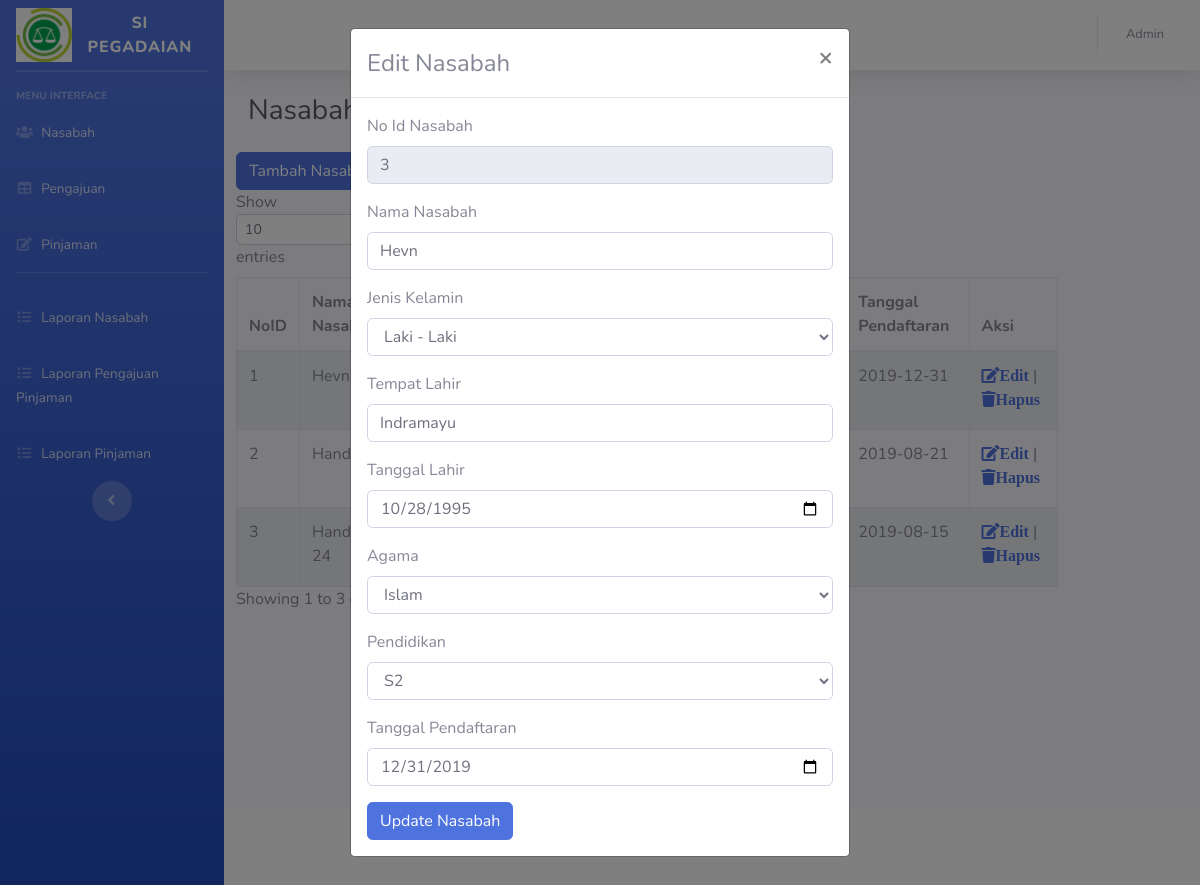
Page /admin/nasabah.php?func=editNasabah&tabel=nasabah&key=noidnasabah&noidnasabah=3 on the committed database.
### tables this page shows
CREATE TABLE `nasabah` (
  `noidnasabah` varchar(21) NOT NULL,
  `namanasabah` varchar(35) NOT NULL,
  `jeniskelaminnasabah` varchar(11) NOT NULL,
  `tempatlahirnasabah` varchar(35) NOT NULL,
  `tanggallahirnasabah` date NOT NULL,
  `agamanasabah` varchar(7) NOT NULL,
  `pendidikannasabah` varchar(7) NOT NULL,
  `tanggalpendaftaran` date NOT NULL
);

### function.php (called while the page is built, shortened)
<?php
function tampilData($tabel, $key = null){
    if (!$key == null) {
        $query = "SELECT *, sum($key) as total FROM $tabel";
        $mysqli = Database::getInstance()->getConnection();
        $result = $mysqli->query($query);
        while($d=mysqli_fetch_array($result)){
            $data[] =$d;
        }
    }else{
        $query = "SELECT * FROM $tabel";
        $mysqli = Database::getInstance()->getConnection();
        $result = $mysqli->query($query);
        while($d=mysqli_fetch_array($result)){
            $data[] =$d;
        }
    }
    return $data ?? '';
}
function ambilData($tabel,$key,$id){
    $query = "SELECT * FROM $tabel where $key = '$id'";
    $mysqli = Database::getInstance()->getConnection();
    $result = $mysqli->query($query);
    while($d=mysqli_fetch_array($result)){
        $data[] =$d;
    }
    return $data ?? '';
}
function cekData($tabel){
    $query = "SELECT * FROM $tabel";
    $mysqli = Database::getInstance()->getConnection();
    $result = $mysqli->query($query);
    if ($result->num_rows == 0) {
        return true;
    }else {
        return false;
    }
}
?>

### admin/nasabah.php (the view, shortened to what this page needs)
<?php
include '../function.php';
?>
<!DOCTYPE html>
<html lang="en">
<head>
  <link href="../assets/css/all.min.css" rel="stylesheet" type="text/css">
  <link href="../assets/css/sb-admin-2.min.css" rel="stylesheet">
</head>
<body id="page-top">
  <div id="wrapper">
    <ul class="navbar-nav bg-gradient-primary sidebar sidebar-dark accordion" id="accordionSidebar">
      <a class="sidebar-brand d-flex align-items-center justify-content-center" href="index.php">
        <div class="sidebar-brand-icon ">
          <img src="img/pegadaian.png" class="img-fluid ${3|rounded-top,rounded-right,rounded-bottom,rounded-left,rounded-circle,|}" alt="">
        </div>
        <div class="sidebar-brand-text mx-3">SI Pegadaian</div>
      </a>
      <hr class="sidebar-divider my-0">
      <hr class="sidebar-divider">
      <div class="sidebar-heading">
        Menu Interface
      </div>
      <li class="nav-item">
        <a class="nav-link" href="controller.php?hal=nasabah">
          <i class="fas fa-fw fa-users"></i>
          <span>Nasabah</span></a>
      </li>
      <li class="nav-item">
        <a class="nav-link" href="controller.php?hal=pengajuan_pinjaman">
          <i class="fas fa-fw fa-table"></i>
          <span>Pengajuan</span></a>
      </li>
      <li class="nav-item">
        <a class="nav-link" href="controller.php?hal=pinjaman">
          <i class="fas fa-fw fa-edit"></i>
          <span>Pinjaman</span></a>
      </li>
      <hr class="sidebar-divider d-none d-md-block">
      <li class="nav-item">
        <a class="nav-link" href="controller.php?hal=laporan_nasabah" target="_blank">
          <i class="fas fa-fw fa-list"></i>
          <span>Laporan Nasabah</span></a>
      </li>
      <li class="nav-item">
        <a class="nav-link" href="controller.php?hal=laporan_pengajuan_pinjaman" target="_blank">
          <i class="fas fa-fw fa-list"></i>
          <span>Laporan Pengajuan Pinjaman</span></a>
      </li>
      <li class="nav-item">
        <a class="nav-link" href="controller.php?hal=laporan_pinjaman" target="_blank">
          <i class="fas fa-fw fa-list"></i>
          <span>Laporan Pinjaman</span></a>
      </li>
      <div class="text-center d-none d-md-inline">
        <button class="rounded-circle border-0" id="sidebarToggle"></button>
      </div>
    </ul>
    <div id="content-wrapper" class="d-flex flex-column">
      <div id="content">
        <nav class="navbar navbar-expand navbar-light bg-white topbar mb-4 static-top shadow">
          <ul class="navbar-nav ml-auto">
            <li class="nav-item dropdown no-arrow">
              <a class="nav-link dropdown-toggle" href="#" id="userDropdown" role="button" data-toggle="dropdown" aria-haspopup="true" aria-expanded="false">
                <span class="mr-2 d-none d-lg-inline text-gray-600 small">Admin</span>
            </a>
            </li>
          </ul>
        </nav>
        <div class="container-fluid">
          <div class="d-sm-flex align-items-center justify-content-between mb-4">
            <h1 class="h3 mb-0 text-gray-800">Nasabah</h1>
          </div>
          <div class="row">
          <button type="button" class="btn btn-primary" data-toggle="modal" data-target="#tambahNasabah">Tambah Nasabah
          </button>
            <table id="nasabah" class="table table-striped table-bordered bg" style="width:100%">
              <thead>
                  <tr>
                      <th>NoID</th>
                      <th>Nama Nasabah</th>
                      <th>Jenis Kelamin</th>
                      <th>Tempat Lahir</th>
                      <th>Tanggal Lahir</th>
                      <th>Agama</th>
                      <th>Pendidikan</th>
                      <th>Tanggal Pendaftaran</th>
                      <th>Aksi</th>
                  </tr>
              </thead>
              <tbody>
              <?php
              if (cekData("nasabah") == true) {
              }else {
                $no = 1;
                foreach (tampilData("nasabah") as $d) {
                  ?>
                    <tr>
                        <td><?= $no++ ?></td>
                        <td><?= $d['namanasabah']; ?></td>
                        <td><?= $d['jeniskelaminnasabah']; ?></td>
                        <td><?= $d['tempatlahirnasabah']; ?></td>
                        <td><?= $d['tanggallahirnasabah']; ?></td>
                        <td><?= $d['agamanasabah']; ?></td>
                        <td><?= $d['agamanasabah']; ?></td>
                        <td><?= $d['tanggalpendaftaran']; ?></td>
                        <td><a href="nasabah.php?func=editNasabah&tabel=nasabah&key=noidnasabah&noidnasabah=<?=$d['noidnasabah']; ?>" type="button" class="fa fa-edit" id="edit">Edit</a> | <a href="nasabah.php?func=hapusData&tabel=nasabah&key=noidnasabah&noidnasabah=<?=$d['noidnasabah']; ?>" class="fa fa-trash">Hapus</a></td>
                    </tr>
                <?php
                  }
                ?>
              <?php
              }
              ?>
              </tbody>
            </table>
          </div>
        </div>
      </div>
      <footer class="sticky-footer bg-white">
        <div class="container my-auto">
          <div class="copyright text-center my-auto">
            <span>Copyright &copy; Si Pegadaian 2019</span>
          </div>
        </div>
      </footer>
    </div>
  </div>
<div class="modal" id="myModal">
  <div class="modal-dialog">
    <div class="modal-content">
      <div class="modal-header">
        <h4 class="modal-title">Edit Nasabah</h4>
        <button type="button" class="close" data-dismiss="modal">&times;</button>
      </div>
      <div class="modal-body">
        <form action="../function.php?func=updateNasabah" method="GET">
        <?php
        foreach (ambilData($_GET['tabel'],$_GET['key'],$_GET['noidnasabah']) as $data) {
                  ?>
                <?php
                  }
                ?>
          <div class="form-group">
            <label for="noidnasabah">No Id Nasabah</label>
            <input type="text" class="form-control" name="noidnasabah" value="<?= $data['noidnasabah'];?>" readonly>
          </div>
          <div class="form-group">
            <label for="namanasabah">Nama Nasabah</label>
            <input type="text" class="form-control" name="namanasabah" value="<?= $data['namanasabah'];?>">
          </div>
          <div class="form-group">
            <label for="jeniskelaminnasabah">Jenis Kelamin</label>
            <select class="form-control" name="jeniskelaminnasabah" id="jeniskelaminnasabah">
              <option value="Laki - Laki">Laki - Laki</option>
            </select>
          </div>
          <div class="form-group">
            <label for="tempatlahirnasabah">Tempat Lahir</label>
            <input type="text" class="form-control" name="tempatlahirnasabah" value="<?= $data['tempatlahirnasabah'];?>">
          </div>
          <div class="form-group">
            <label for="tanggallahirnasabah">Tanggal Lahir</label>
            <input type="date" class="form-control" name="tanggallahirnasabah" value="<?= $data['tanggallahirnasabah'];?>">
          </div>
          <div class="form-group">
            <label for="agamanasabah">Agama</label>
            <select class="form-control" name="agamanasabah" id="agamanasabah">
              <option value="Islam">Islam</option>
            </select>
          </div>
          <div class="form-group">
            <label for="pendidikannasabah">Pendidikan</label>
            <select class="form-control" name="pendidikannasabah" id="pendidikannasabah">
              <option value="S2">S2</option>
            </select>
          </div>
          <div class="form-group">
            <label for="tanggalpendaftaran">Tanggal Pendaftaran</label>
            <input type="date" class="form-control" name="tanggalpendaftaran" value="<?= $data['tanggalpendaftaran'];?>">
          </div>
          <button type="submit" class="btn btn-primary" name="func" value="updateNasabah">Update Nasabah</button>
        </form>
      </div>
    </div>
  </div>
</div>
</body>
</html>

### admin/nasabah.php (style rules this page uses)
.bg { background-image: url("img/body.png"); height: 100%; background-position: center; background-repeat: no-repeat; background-size: 50%; }

### rows in the picture
nasabah: namanasabah "Hevn", tanggalpendaftaran "2019-12-31", noidnasabah "3", tempatlahirnasabah "Indramayu", tanggallahirnasabah "10/28/1995", tanggalpendaftaran "12/31/2019"
nasabah: namanasabah "Handika", tanggalpendaftaran "2019-08-21"
nasabah: namanasabah "Handika 24", tanggalpendaftaran "2019-08-15"
